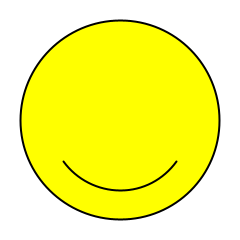
Frame 1 (no input)
Frame 60 (the mouse pressed at the canvas centre just before this capture): identical to frame 1, image omitted
Frame 120 (the mouse held since frame 60 and released just before this capture): identical to frame 1, image omitted

The Processing sketch that drew this single still picture (run headless with seeded random() and noise(); from frame 60 on, the mouse is pressed at the canvas centre):

// Processing sketch: Smiling_Face
// ── Smiling_Face.pde
float Face_Ratio = 0.83;

void setup(){
  size(240,240);
  smooth();
}

void draw(){

  background(255); //sets the background color to white
  
  //Draw Face
  strokeWeight(2);
  stroke(0);
  fill(255,255,0);
  ellipse(width/2, height/2, width*Face_Ratio, height*Face_Ratio);
  
  //Use Variable to set mouth size
  float arc_Width = width/2 + width*(1-Face_Ratio)/2;
  float arc_Height = height/2+height*(1-Face_Ratio)/2;
  arc(width/2,height/2,arc_Width,arc_Height, PI*0.2,PI*0.8);
}
